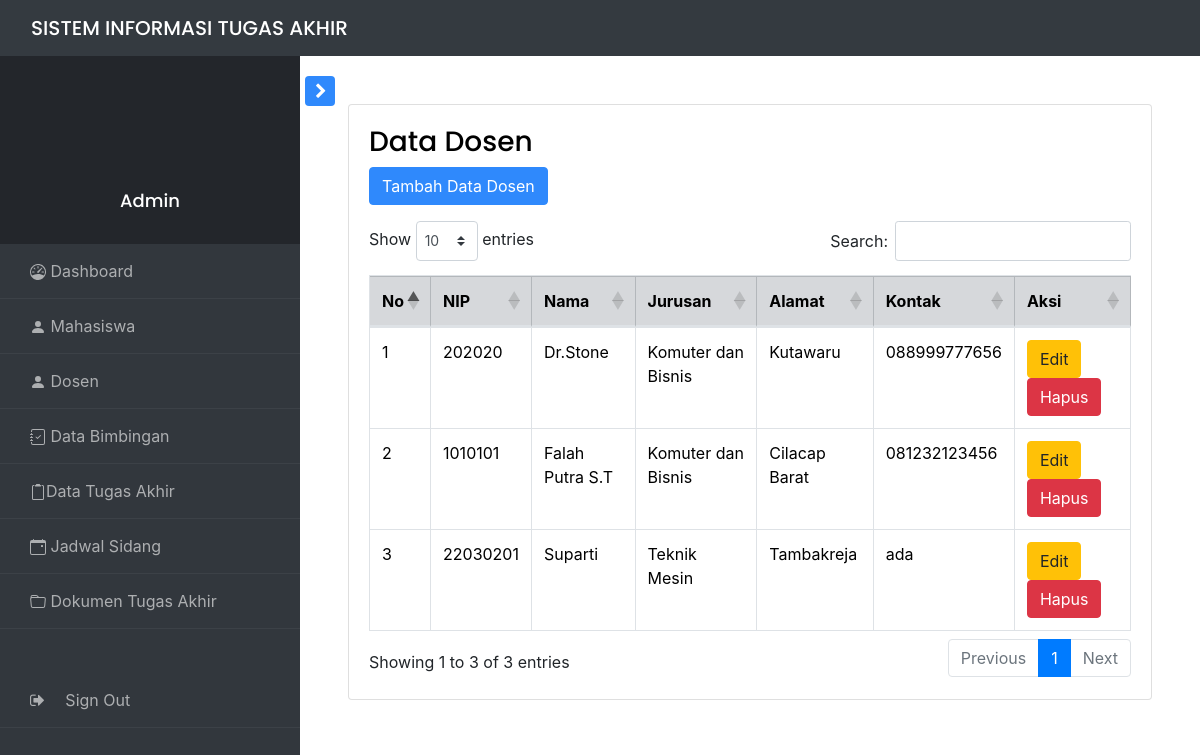
Screenshot of /views/Admin/dosen.php with the database file from the repository.
### tables this page shows
CREATE TABLE `dosen` (
  `nip` int NOT NULL,
  `nama_dosen` varchar(50) NOT NULL,
  `jurusan` varchar(50) NOT NULL,
  `alamat` varchar(50) NOT NULL,
  `kontak` varchar(20) NOT NULL
);

### controllers/dosenController.php (called while the page is built, shortened)
<?php
include_once '../../models/dosen.php';
class dosenController{
    private $model;
    public function __construct($db){
        $this->model = new dosen($db);
    }
    public function getAlldosen(){
        return $this->model->getAlldosen();
    }
}

### models/dosen.php (called while the page is built, shortened)
<?php
class dosen{
    private $koneksi;
    public function __construct($db){
        $this->koneksi = $db;
    }
    public function getAlldosen(){
        $query = "SELECT * FROM dosen";
        $result = mysqli_query($this->koneksi,$query);
        return $result;
    }
}
?>

### views/Admin/dosen.php (the view, shortened to what this page needs)
<?php
include_once '../../controllers/MahasiswaController.php';
include_once '../../controllers/dosenController.php';
require '../../navbar_adm.php';
$database = new database;
$db = $database->getKoneksi();
$dosenController = new dosenController($db);
$dosen = $dosenController->getAlldosen();
?>
    <div id="content" class="p-4 p-md-5 pt-5">
      <div class="card recent-sales overflow-auto">
        <div class="card-body">
          <h3>Data Dosen</h3>
          <a href="tambah_dsn" class="btn btn-primary mb-3">Tambah Data Dosen</a>
          <table class="table table-bordered" id="sortTable">
            <thead>
              <tr class="table-secondary">
                <th>No</th>
                <th>NIP</th>
                <th>Nama</th>
                <th>Jurusan</th>
                <th>Alamat</th>
                <th>Kontak</th>
                <th>Aksi</th>
              </tr>
            </thead>
            <?php
            $no = 1;
            foreach ($dosen as $x) {
            ?>
              <tr>
                <td><?php echo $no++ ?></td>
                <td><?php echo $x['nip'] ?></td>
                <td><?php echo $x['nama_dosen'] ?></td>
                <td><?php echo $x['jurusan'] ?></td>
                <td><?php echo $x['alamat'] ?></td>
                <td><?php echo $x['kontak'] ?></td>
                <td>
                  <a href="edit_dsn?nip=<?php echo $x['nip']; ?>" class="btn btn-warning">Edit </a>
                  <a href="hapus_dsn?nip=<?php echo $x['nip']; ?>" class="btn btn-danger" onclick="return confirm('Apakah yakin ingin menghapus....?')">Hapus</a>
                </td>
              </tr>
            <?php
            }
            ?>
          </table>
        </div>
      </div>
      <link rel="stylesheet" href="https://maxcdn.bootstrapcdn.com/bootstrap/4.5.2/css/bootstrap.min.css">
      <link rel="stylesheet" href="https://cdn.datatables.net/1.10.22/css/dataTables.bootstrap4.min.css">
      <body>
      </body>
</body>
</html>

### rows the page displays
dosen: nip "202020", nama_dosen "Dr.Stone", jurusan "Komuter dan Bisnis", alamat "Kutawaru", kontak "088999777656"
dosen: nip "1010101", nama_dosen "Falah Putra S.T", jurusan "Komuter dan Bisnis", alamat "Cilacap Barat", kontak "081232123456"
dosen: nip "22030201", nama_dosen "Suparti", jurusan "Teknik Mesin", alamat "Tambakreja", kontak "ada"
